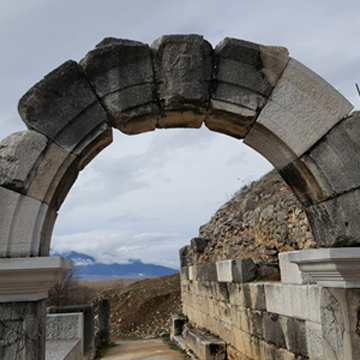
#> input picture OpenCV/ch08/images/rotate.jpg, 360 x 360 px
$ python 10.rotate5.py
#> lines starting #> are read from the running program, lines starting #| are printed output that depends on the picture
### OpenCV/Common/interpolation.py
import numpy as np


# [23 lines left out: functions scaling, scaling_nearest, not called in this run]


def bilinear_value(img, pt):
    x, y = np.int32(pt)
    if x >= img.shape[1] - 1: x = x - 1
    if y >= img.shape[0] - 1: y = y - 1

    A, B, C, D = np.float32(img[y:y + 2, x:x + 2].flatten())

    alpha, beta = pt[0] - x, pt[1] - y
    E = A + alpha * (B - A)
    F = C + alpha * (D - C)
    X = E + beta * (F - E)
    return np.clip(X, 0, 255)

### OpenCV/Common/utils.py
import time

import cv2


# [33 lines left out: functions print_matInfo, put_String, time_check, not called in this run]


def contain(p, shape):
    return 0 <= p[0] < shape[0] and 0 <= p[1] < shape[1]

### OpenCV/ch08/10.rotate5.py
import numpy as np, cv2
from Common.interpolation import bilinear_value
from Common.utils import contain


def rotate_pt_by_math(img, degree, pt):
    radian = (degree/180) * np.pi
    radian_90 = ((90 - degree)/180) * np.pi
    sin, cos = np.sin(radian), np.cos(radian)
    cos_90 = np.cos(radian_90)

    h, w = img.shape[:2]
    hd = int(h* cos + w * cos_90)
    wd = int(h * cos_90 + w * cos)
    dst = np.zeros((hd, wd), img.dtype)

    Hy = img.shape[0] -1

    w_padding = (wd - w)
    h_padding = (hd - h)

    for yd in range(dst.shape[0]):
        for xd in range(dst.shape[1]):
            xd_new = xd - w_padding
            yd_new = yd - h_padding

            x = ((Hy - yd_new) - pt[0]) * sin + (xd_new - pt[1]) * cos + pt[1]
            y = Hy - (((Hy - yd_new) - pt[0]) * cos - (xd_new - pt[1]) * sin + pt[1])
            if contain((y, x), img.shape):
                dst[yd, xd] = bilinear_value(img, [x, y])
    return dst

image = cv2.imread('images/rotate.jpg', cv2.IMREAD_GRAYSCALE)
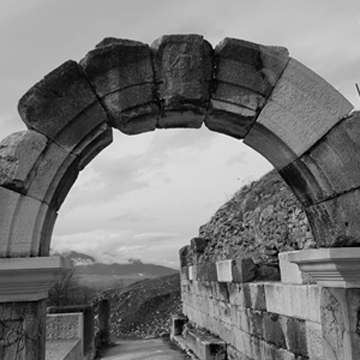
#> image: shape (360, 360); min 0, max 247, mean 119.7
if image is None: raise Exception("영상 파일 읽기 에러")

center = np.divmod(image.shape[::-1], 2)[0]
#> center = [180, 180]
dst1 = rotate_pt_by_math(image, 20, center)
#> the loop in rotate_pt_by_math, `for yd in range(dst.shape[0]):` made 461 passes
#> after the loop in rotate_pt_by_math, `for yd in range(dst.shape[0]):`:
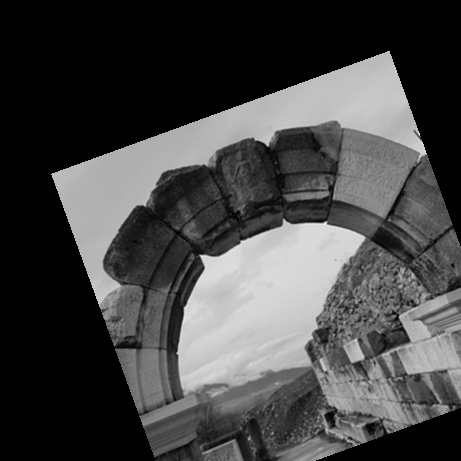
#> dst: shape (461, 461); min 0, max 255, mean 69.1

cv2.imshow("image", image)
cv2.imshow("dst1-rotated on center", dst1)
cv2.waitKey(0)
